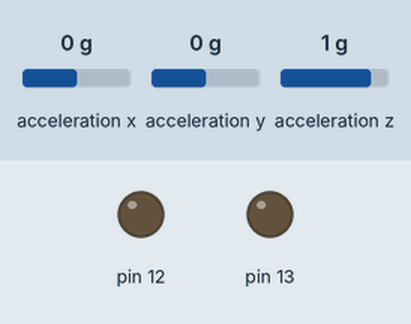
This sketch was run on a simulated Arduino Uno, built with avr-gcc and run on an emulated ATmega328P. On the bench: output pins drawn as LEDs (lit = HIGH). Wiring (inferred from the names in the program): ADXL345 accelerometer at I2C address 0x53. The inputs (shaded band) are chosen by the test bench; at power-on: acceleration y 0 g, acceleration x 0 g, acceleration z 1 g. What the sketch prints to the serial monitor is not drawn.

Above: at 1.8 s.
1.9 s: acceleration y set to 0.3 g
At 3.1 s:
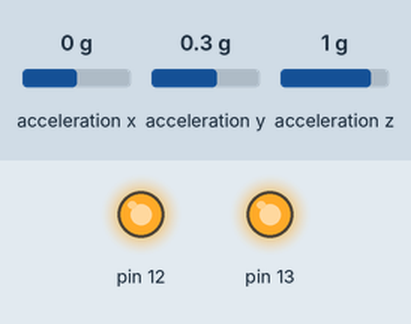
3.5 s: acceleration y set to -1.4 g
At 4.7 s:
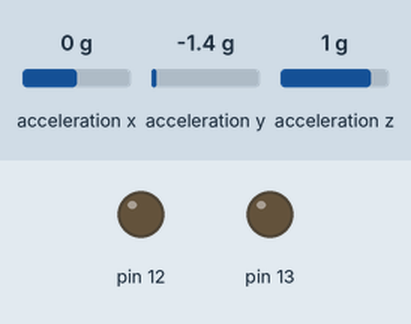
5.5 s: acceleration y set to 0.8 g
At 6.3 s:
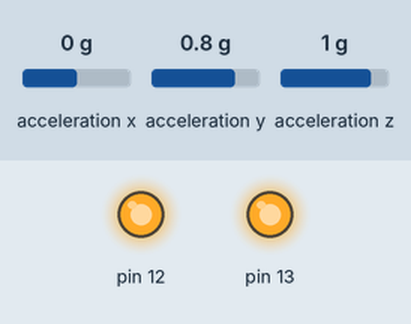
Timing chart, 0 to 8.5 s (numbered marks = the images above; inputs shaded):
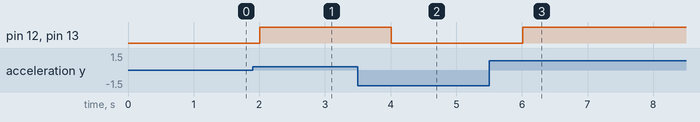

The sketch:

tcub.ino
```cpp
#include <Wire.h> // I2C library, gyroscope

// Accelerometer ADXL345
#define ACC (0xA7>>1)    //ADXL345 ACC address
#define A_TO_READ (6)    //num of bytes we are going to read each time (two bytes for each axis)


#define THRESHOLD_WARN  80
#define THRESHOLD_LIGHT 10

#define SLEEP_TIMER 10000

int blinker = 10;
int sleep_delay = 10000;

int acc[3];
int hx,hy,hz;

void initAcc() {
  //Turning on the ADXL345
  writeTo(ACC, 0x2D, 1<<3);
  writeTo(ACC, 0x31, 0x0B);
  writeTo(ACC, 0x2C, 0x09);
  //by default the device is in +-2g range reading
}

void getAccelerometerData(int * result) {
  int regAddress = 0x32;    //first axis-acceleration-data register on the ADXL345
  byte buff[A_TO_READ];
  readFrom(ACC, regAddress, A_TO_READ, buff); //read the acceleration data from the ADXL345
  //each axis reading comes in 10 bit resolution, ie 2 bytes.  Least Significat Byte first!!
  //thus we are converting both bytes in to one int
  result[0] = (((int)buff[1]) << 8) | buff[0];
  result[1] = (((int)buff[3])<< 8) | buff[2];
  result[2] = (((int)buff[5]) << 8) | buff[4];
}

void setup(){
  Serial.begin(9600);
  Wire.begin();
  initAcc();
  pinMode(13, OUTPUT);
  pinMode(12, OUTPUT);
}

void loop(){
  getAccelerometerData(acc);
  hx = acc[0];
  hy = acc[1];
  hz = acc[2];

  Serial.print("<");
  Serial.print(hx);
  Serial.print(":");
  Serial.print(hy);
  Serial.print(":");
  Serial.print(hx);
  Serial.print(">");

  if(hy > 30){
    digitalWrite(13, HIGH);
    digitalWrite(12, HIGH);
  } else {
    digitalWrite(13, LOW);
    digitalWrite(12, LOW);
  }

  delay(1000);
}
//---------------- Functions
//Writes val to address register on ACC
void writeTo(int DEVICE, byte address, byte val) {
  Wire.beginTransmission(DEVICE); //start transmission to ACC
  Wire.write(address);        // send register address
  Wire.write(val);        // send value to write
  Wire.endTransmission(); //end transmission
}

//reads num bytes starting from address register on ACC in to buff array
void readFrom(int DEVICE, byte address, int num, byte buff[]) {
  Wire.beginTransmission(DEVICE); //start transmission to ACC
  Wire.write(address);        //sends address to read from
  Wire.endTransmission(); //end transmission

  Wire.beginTransmission(DEVICE); //start transmission to ACC
  Wire.requestFrom(DEVICE, num);    // request 6 bytes from ACC
  int i = 0;
  while(Wire.available())    //ACC may send less than requested (abnormal)
  {
    buff[i] = Wire.read(); // receive a byte
    i++;
  }
  Wire.endTransmission(); //end transmission
}
```

Measured:
- the behaviour switches between 0.1 and 0.2 g on acceleration y (found by bisection; images 0 and 1)
- after the input at 1.9 s, pin 12, pin 13: LOW → HIGH after 0.11 s
- after the input at 3.5 s, pin 12, pin 13: HIGH → LOW after 0.51 s
- after the input at 5.5 s, pin 12, pin 13: LOW → HIGH after 0.51 s
